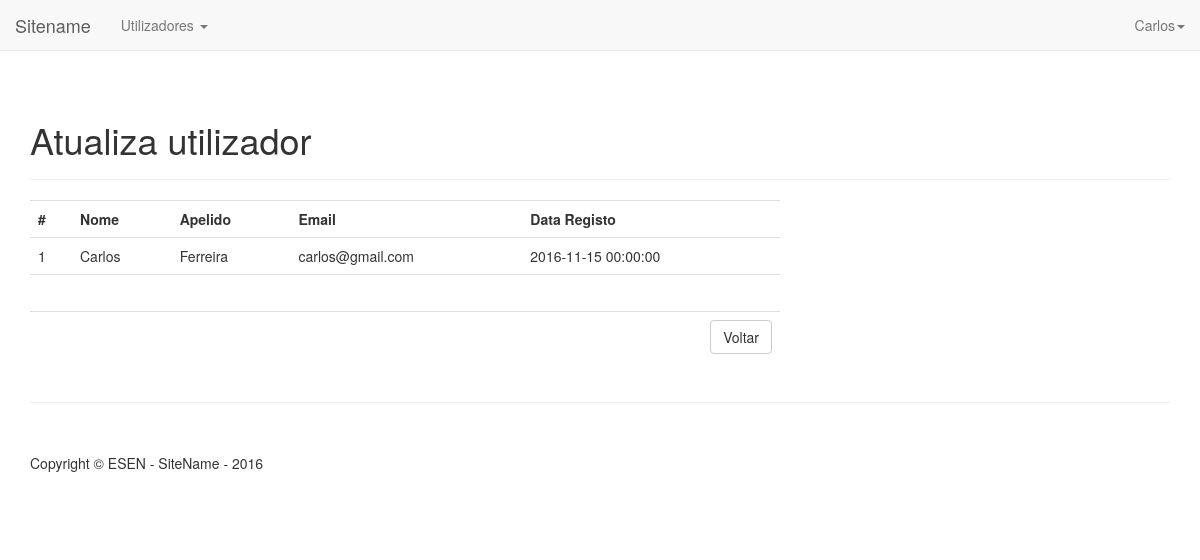
The app's page /admin/visualizar.php?id=1 (signed in) with its own data.
### tables this page shows
CREATE TABLE `utilizadores` (
  `user_id` int(11) NOT NULL,
  `user_nome` varchar(45) NOT NULL,
  `user_apelido` varchar(45) NOT NULL,
  `user_email` varchar(45) NOT NULL,
  `user_senha` varchar(45) NOT NULL,
  `user_dataregisto` datetime NOT NULL
);

### admin/visualizar.php (the view, shortened to what this page needs)
<?php
    include_once('../includes/header.php');
     require_once ('../ligaDB.php');
    if ( (isset($_GET['id'])) && (is_numeric($_GET['id'])) ) {
        $id = $_GET['id'];
    } else {
        echo '<p class="erro">Esta página não é acessível.</p>';
        include ('../includes/footer.php');
        exit();
    }
    $sql = "SELECT * FROM utilizadores WHERE user_id=$id";
    $resultado= @mysqli_query ($dbc, $sql);
    if (mysqli_num_rows($resultado) == 1)
    {
        $row = mysqli_fetch_array ($resultado, MYSQLI_ASSOC);
	?>
		<div class="container">
			<div class="page-header">
				<h1>Atualiza utilizador</h1>
			</div>
			<div class="row">
				<div class="col-md-8">
					<table class="table table">
  						<tr>
  							<th>#</th>
  							<th>Nome</th>
  							<th>Apelido</th>
  							<th>Email</th>
  							<th>Data Registo</th>
  						</tr>
  						<tr>
  							<td><?php echo $row['user_id']; ?></td>
  							<td><?php echo $row['user_nome']; ?></td>
  							<td><?php echo $row['user_apelido']; ?></td>
  							<td><?php echo $row['user_email']; ?></td>
  							<td><?php echo $row['user_dataregisto']; ?></td>
  						</tr>
  						<tr>
  							<td colspan="5">&nbsp;</td>
  						</tr>
  						<tr>
  							<td colspan="4">&nbsp;</td>
  							<td><a class="btn btn-default pull-right" href="dashboard.php" role="button">Voltar</a></td>
  						</tr>
					</table>
				</div>
			</div>
		</div>
	<?php
    } else {
        echo '<div class="alert alert-danger" role="alert">O registo não está acessível.</div>';
    }
    include_once('../includes/footer.php');
?>

### css/estilos.css (style rules this page uses)
body { padding-top: 80px; }

### records on screen
utilizadores: user_id "1", user_nome "Carlos", user_apelido "Ferreira", user_email "carlos@gmail.com", user_dataregisto "2016-11-15 00:00:00"

### other values on screen
$_SESSION['user_nome'] "Carlos"
